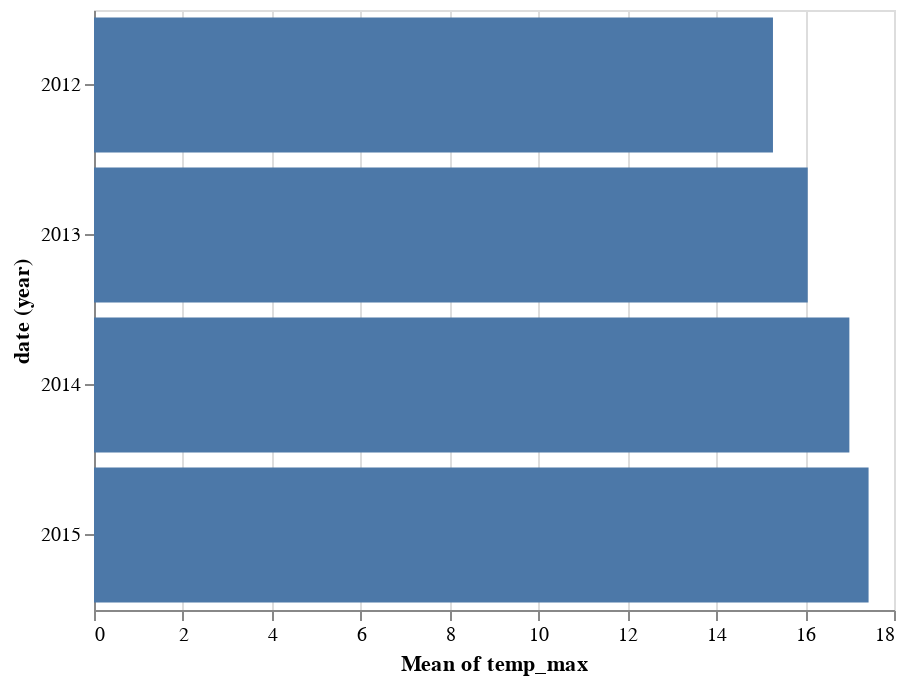

Notebook code cell kept with this figure:
### Markdown cell above
This can be a little clearer if we use a bar plot and mark the year as an "ordinal" (ordered category) type. For aesthetic reasons, let's make the bar chart horizontal by assigning the ordinal value to the y-axis:

### Code cell
alt.Chart(df).mark_bar().encode(
        x='mean(temp_max)',
        y='year(date):O'
    )

### Figure 1 — Vega-Lite specification as saved in the notebook (floating-point values rounded to 4 significant figures; data arrays with more than 128 entries replaced by an {"elided": "..."} marker saying what was removed)
{"$schema": "https://vega.github.io/schema/vega-lite/v2.4.3.json", "config": {"view": {"height": 300, "width": 400}}, "data": {"values": {"elided": "1461 records"}}, "encoding": {"x": {"aggregate": "mean", "field": "temp_max", "type": "quantitative"}, "y": {"field": "date", "timeUnit": "year", "type": "ordinal"}}, "mark": "bar"}
